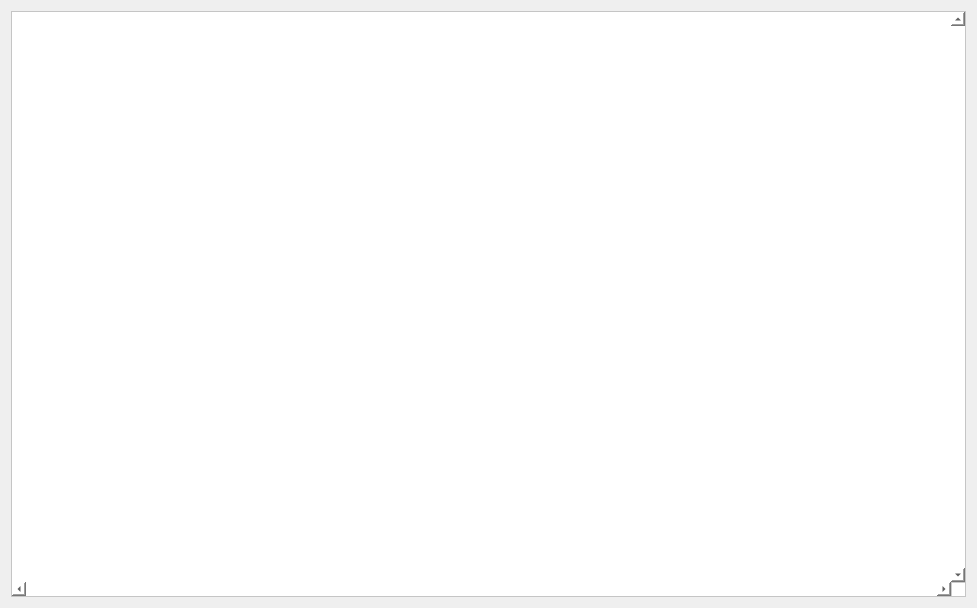
<?xml version="1.0" encoding="UTF-8"?>
<ui version="4.0">
 <class>NivelesJump</class>
 <widget class="QDialog" name="NivelesJump">
  <property name="geometry">
   <rect>
    <x>0</x>
    <y>0</y>
    <width>977</width>
    <height>608</height>
   </rect>
  </property>
  <property name="minimumSize">
   <size>
    <width>0</width>
    <height>0</height>
   </size>
  </property>
  <property name="maximumSize">
   <size>
    <width>1920</width>
    <height>1080</height>
   </size>
  </property>
  <property name="windowTitle">
   <string>Dialog</string>
  </property>
  <layout class="QGridLayout" name="gridLayout">
   <item row="0" column="0">
    <widget class="QGraphicsView" name="graphicsView">
     <property name="maximumSize">
      <size>
       <width>1920</width>
       <height>1080</height>
      </size>
     </property>
     <property name="styleSheet">
      <string notr="true">background-color: rgb(255, 255, 255);
background-image: url(:/Imagenes/Redimiension saltos (1).jpg);</string>
     </property>
     <property name="verticalScrollBarPolicy">
      <enum>Qt::ScrollBarAlwaysOn</enum>
     </property>
     <property name="horizontalScrollBarPolicy">
      <enum>Qt::ScrollBarAlwaysOn</enum>
     </property>
     <property name="sizeAdjustPolicy">
      <enum>QAbstractScrollArea::AdjustIgnored</enum>
     </property>
    </widget>
   </item>
  </layout>
 </widget>
 <resources/>
 <connections/>
</ui>
